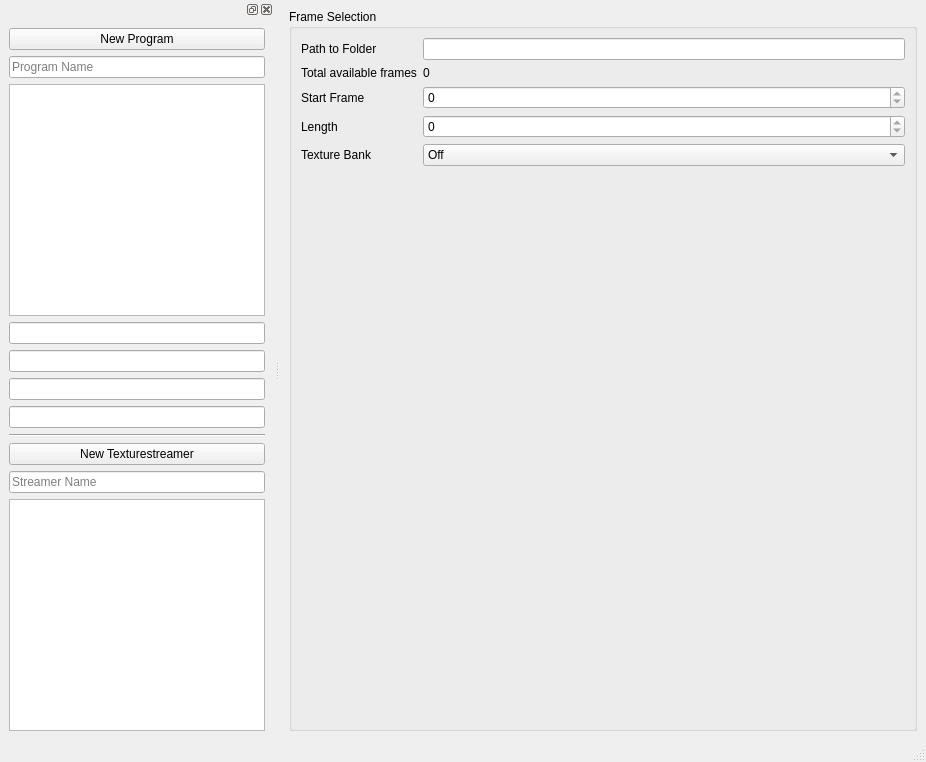
<?xml version="1.0" encoding="UTF-8"?>
<ui version="4.0">
 <class>MainWindow</class>
 <widget class="QMainWindow" name="MainWindow">
  <property name="geometry">
   <rect>
    <x>0</x>
    <y>0</y>
    <width>926</width>
    <height>762</height>
   </rect>
  </property>
  <property name="windowTitle">
   <string>MainWindow</string>
  </property>
  <widget class="QWidget" name="centralwidget">
   <layout class="QGridLayout" name="gridLayout">
    <item row="0" column="0">
     <layout class="QGridLayout" name="gridLayout_2">
      <item row="0" column="0">
       <widget class="QGroupBox" name="groupBox">
        <property name="title">
         <string>Frame Selection</string>
        </property>
        <layout class="QGridLayout" name="gridLayout_3">
         <item row="3" column="1">
          <widget class="QSpinBox" name="startFrameSpinBox">
           <property name="maximum">
            <number>0</number>
           </property>
          </widget>
         </item>
         <item row="6" column="1">
          <spacer name="verticalSpacer">
           <property name="orientation">
            <enum>Qt::Vertical</enum>
           </property>
           <property name="sizeHint" stdset="0">
            <size>
             <width>20</width>
             <height>40</height>
            </size>
           </property>
          </spacer>
         </item>
         <item row="3" column="0">
          <widget class="QLabel" name="label">
           <property name="text">
            <string>Start Frame</string>
           </property>
          </widget>
         </item>
         <item row="4" column="0">
          <widget class="QLabel" name="label_2">
           <property name="text">
            <string>Length</string>
           </property>
          </widget>
         </item>
         <item row="2" column="0">
          <widget class="QLabel" name="label_3">
           <property name="text">
            <string>Total available frames</string>
           </property>
          </widget>
         </item>
         <item row="4" column="1">
          <widget class="QSpinBox" name="lengthSpinBox">
           <property name="maximum">
            <number>0</number>
           </property>
          </widget>
         </item>
         <item row="2" column="1">
          <widget class="QLabel" name="availableFramesLabel">
           <property name="text">
            <string>0</string>
           </property>
          </widget>
         </item>
         <item row="5" column="1">
          <widget class="QComboBox" name="texComboBox">
           <item>
            <property name="text">
             <string>Off</string>
            </property>
           </item>
           <item>
            <property name="text">
             <string>1</string>
            </property>
           </item>
           <item>
            <property name="text">
             <string>2</string>
            </property>
           </item>
           <item>
            <property name="text">
             <string>3</string>
            </property>
           </item>
          </widget>
         </item>
         <item row="5" column="0">
          <widget class="QLabel" name="label_4">
           <property name="text">
            <string>Texture Bank</string>
           </property>
          </widget>
         </item>
         <item row="0" column="1">
          <widget class="QLineEdit" name="pathLineEdit"/>
         </item>
         <item row="0" column="0">
          <widget class="QLabel" name="label_5">
           <property name="text">
            <string>Path to Folder</string>
           </property>
          </widget>
         </item>
        </layout>
       </widget>
      </item>
     </layout>
    </item>
   </layout>
  </widget>
  <widget class="QMenuBar" name="menubar">
   <property name="geometry">
    <rect>
     <x>0</x>
     <y>0</y>
     <width>926</width>
     <height>23</height>
    </rect>
   </property>
  </widget>
  <widget class="QStatusBar" name="statusbar"/>
  <widget class="QDockWidget" name="dockWidget">
   <attribute name="dockWidgetArea">
    <number>1</number>
   </attribute>
   <widget class="QWidget" name="dockWidgetContents">
    <layout class="QVBoxLayout" name="verticalLayout">
     <property name="spacing">
      <number>6</number>
     </property>
     <property name="leftMargin">
      <number>9</number>
     </property>
     <property name="topMargin">
      <number>9</number>
     </property>
     <property name="rightMargin">
      <number>9</number>
     </property>
     <property name="bottomMargin">
      <number>9</number>
     </property>
     <item>
      <widget class="QPushButton" name="newProgramButton">
       <property name="text">
        <string>New Program</string>
       </property>
      </widget>
     </item>
     <item>
      <widget class="QLineEdit" name="newProgramLineEdit">
       <property name="placeholderText">
        <string>Program Name</string>
       </property>
      </widget>
     </item>
     <item>
      <widget class="QListWidget" name="programListWidget"/>
     </item>
     <item>
      <widget class="QLineEdit" name="shaderAPath"/>
     </item>
     <item>
      <widget class="QLineEdit" name="shaderBPath"/>
     </item>
     <item>
      <widget class="QLineEdit" name="shaderCPath"/>
     </item>
     <item>
      <widget class="QLineEdit" name="shaderDPath"/>
     </item>
     <item>
      <widget class="Line" name="line">
       <property name="orientation">
        <enum>Qt::Horizontal</enum>
       </property>
      </widget>
     </item>
     <item>
      <widget class="QPushButton" name="newTextureButton">
       <property name="text">
        <string>New Texturestreamer</string>
       </property>
      </widget>
     </item>
     <item>
      <widget class="QLineEdit" name="newTextureLineEdit">
       <property name="placeholderText">
        <string>Streamer Name</string>
       </property>
      </widget>
     </item>
     <item>
      <widget class="QListWidget" name="textureListWidget"/>
     </item>
    </layout>
   </widget>
  </widget>
 </widget>
 <resources/>
 <connections/>
</ui>
